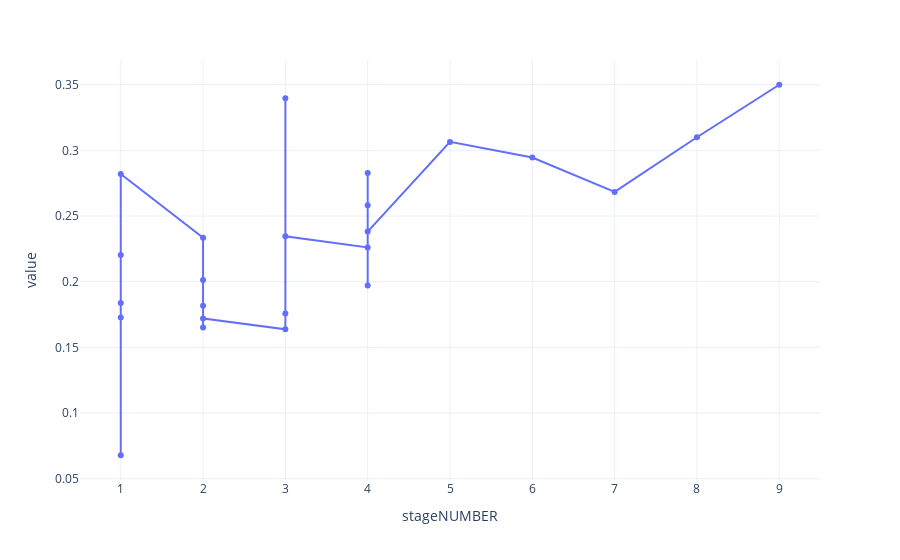

Notebook cell for this chart:
### Code cell
fig = px.line(melted[melted.variable == "myo/total"], x="stageNUMBER", y="value",
              markers=True ,template="plotly_white")
fig

### Figure 1 — Plotly figure (JSON) as saved in the notebook; plotly's stock layout.template omitted (floating-point values rounded to 4 significant figures)
{"data": [{"hovertemplate": "stageNUMBER=%{x}<br>value=%{y}<extra></extra>", "legendgroup": "", "line": {"color": "#636efa", "dash": "solid"}, "marker": {"symbol": "circle"}, "mode": "markers+lines", "name": "", "orientation": "v", "showlegend": false, "type": "scatter", "x": [1, 1, 1, 1, 1, 2, 2, 2, 2, 2, 3, 3, 3, 3, 4, 4, 4, 4, 4, 5, 6, 7, 8, 9], "xaxis": "x", "y": [0.2203, 0.1837, 0.06788, 0.1728, 0.282, 0.2334, 0.2013, 0.1816, 0.1652, 0.172, 0.1638, 0.1759, 0.3396, 0.2346, 0.2261, 0.2582, 0.2828, 0.1971, 0.2382, 0.3064, 0.2945, 0.2683, 0.31, 0.3499], "yaxis": "y"}], "layout": {"legend": {"tracegroupgap": 0}, "margin": {"t": 60}, "xaxis": {"anchor": "y", "domain": [0, 1], "title": {"text": "stageNUMBER"}}, "yaxis": {"anchor": "x", "domain": [0, 1], "title": {"text": "value"}}}}
